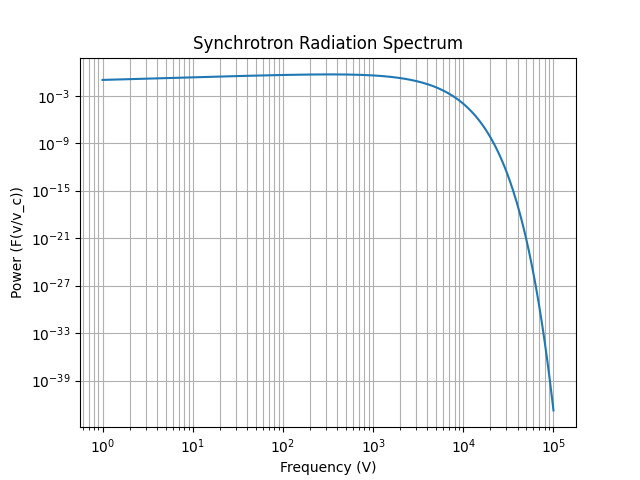

Python code for this plot:
import numpy as np
import matplotlib.pyplot as plt

# Parameters
nu = np.logspace(0, 5, 1000) # Frequency range
nu_c = 1e3 # Critical frequenc

# Synchrotron spectrum (approximation)
F = (nu / nu_c)**(1/3) * np.exp(-nu / nu_c)

# Plot
plt.loglog(nu, F)
plt.title('Synchrotron Radiation Spectrum')
plt.xlabel('Frequency (V)')
plt.ylabel('Power (F(v/v_c))')
plt.grid(True, which='both')
plt.show()

# This code generates a log-log plot of the synchrotron radiation spectrum using a simple approximation.y
# F(v/v_c) = (v/v_c)^(1/3) * exp(-v/v_c)y
# The frequency range is logarithmically spaced from 1 to 100,000.

# Application:
# This code can be used in astrophysics to visualize the synchrotron radiation spectrum emitted by relativistic electrons in magnetic fields.
